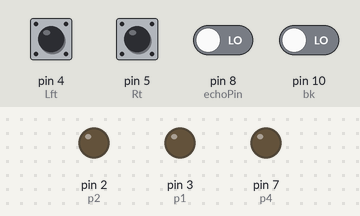
Bench run of a sketch on a simulated Arduino Uno, built with avr-gcc and run on an emulated ATmega328P. Shown: output pins drawn as LEDs (lit = HIGH). The test bench sets the inputs (shaded band); at power-on: pin 4 (Lft), pin 5 (Rt) HIGH, pin 8 (echoPin), pin 10 (bk) LOW.

Above: at 1.2 s.
1.3 s: pin 10 (bk) driven HIGH
At 2.7 s:
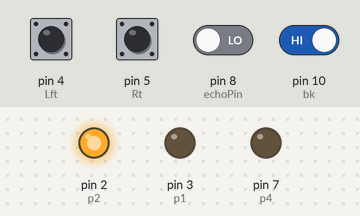
3.5 s: pin 10 (bk) driven LOW
At 5.4 s:
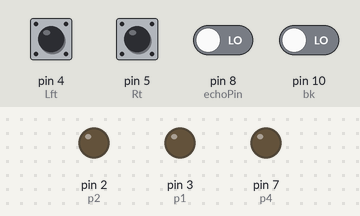
Timing chart, 0 to 6.9 s (numbered marks = the images above; inputs shaded):
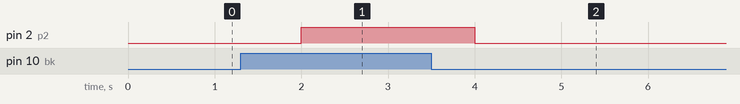

The sketch:

Robot.ino
```cpp
#define echoPin 8
#define trigPin 9
#define Lft 4
#define Rt 5
#define bk 10
int p1=3;
int p2=2;
int p3=6;
int p4=7;
int distance;
long duration;
void setup() {
  // put your setup code here, to run once:
  pinMode(p1,OUTPUT);
  pinMode(p2,OUTPUT);
  pinMode(Lft, INPUT);
  pinMode(Rt, INPUT);
  pinMode(7,OUTPUT);
  pinMode(6,INPUT);
  Serial.begin(9600);

}

void loop() {
  // put your main code here, to run repeatedly:
digitalWrite(trigPin,LOW);
delayMicroseconds(2);
digitalWrite(trigPin,HIGH);
delayMicroseconds(10);
digitalWrite(trigPin,LOW);
duration  = pulseIn(echoPin,HIGH);
distance =duration*0.034/2 ;
int r = digitalRead(Lft);
int l = digitalRead(Rt);
int b = digitalRead(bk);
if(distance >=5)
{
if((r==0)&&(l==0) )
{
digitalWrite(p1,HIGH);
digitalWrite(p2,LOW);
digitalWrite(p3,HIGH);
digitalWrite(p4,LOW);
}
if((r==1)&&(l==0))
{
digitalWrite(p1,HIGH);
digitalWrite(p2,LOW);
digitalWrite(p3,LOW);
digitalWrite(p4,HIGH);
}
if((r==0)&&(l==1))
{
digitalWrite(p1,LOW);
digitalWrite(p2,HIGH);
digitalWrite(p3,HIGH);
digitalWrite(p4,LOW);
}
if((r==1)&&(l==1))
{
digitalWrite(p1,LOW);
digitalWrite(p2,LOW);
digitalWrite(p3,LOW);
digitalWrite(p4,LOW);
}
else
{
digitalWrite(p1,LOW);
digitalWrite(p2,LOW);
digitalWrite(p3,LOW);
digitalWrite(p4,LOW);
}
}
else if( b == 1)
{
digitalWrite(p1,LOW);
digitalWrite(p2,HIGH);
digitalWrite(p3,HIGH);
digitalWrite(p4,LOW);
}
else
{
digitalWrite(p1,LOW);
digitalWrite(p2,LOW);
digitalWrite(p3,LOW);
digitalWrite(p4,LOW);
}
}
```

Measured:
- after the input at 1.3 s, pin 2 (p2): LOW → HIGH after 0.70 s
- after the input at 3.5 s, pin 2 (p2): HIGH → LOW after 0.50 s
